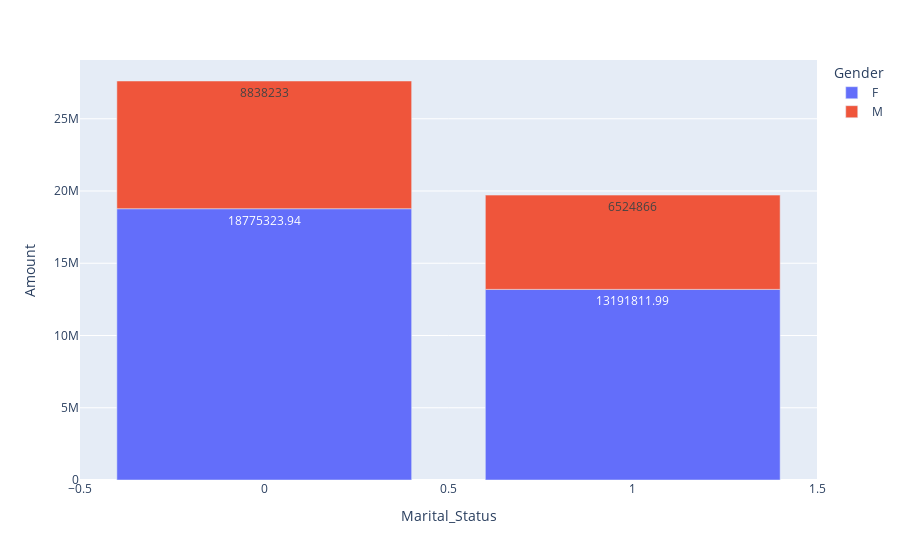

Notebook cell for this chart:
### Code cell
aq = pd.DataFrame(df.groupby(["Marital_Status","Gender"], as_index=False)["Amount"].sum())
px.bar(data_frame=aq, x= "Marital_Status", y = "Amount", color="Gender", labels={"0":"Single", "1":"Married"}, text="Amount")

### Figure 1 — Plotly figure (JSON) as saved in the notebook; plotly's stock layout.template omitted (floating-point values rounded to 4 significant figures)
{"data": [{"alignmentgroup": "True", "hovertemplate": "Gender=F<br>Marital_Status=%{x}<br>Amount=%{text}<extra></extra>", "legendgroup": "F", "marker": {"color": "#636efa", "pattern": {"shape": ""}}, "name": "F", "offsetgroup": "F", "orientation": "v", "showlegend": true, "text": [18780000.0, 13190000.0], "textposition": "auto", "type": "bar", "x": [0, 1], "xaxis": "x", "y": [18780000.0, 13190000.0], "yaxis": "y"}, {"alignmentgroup": "True", "hovertemplate": "Gender=M<br>Marital_Status=%{x}<br>Amount=%{text}<extra></extra>", "legendgroup": "M", "marker": {"color": "#EF553B", "pattern": {"shape": ""}}, "name": "M", "offsetgroup": "M", "orientation": "v", "showlegend": true, "text": [8838233, 6524866], "textposition": "auto", "type": "bar", "x": [0, 1], "xaxis": "x", "y": [8838233, 6524866], "yaxis": "y"}], "layout": {"barmode": "relative", "legend": {"title": {"text": "Gender"}, "tracegroupgap": 0}, "margin": {"t": 60}, "xaxis": {"anchor": "y", "domain": [0, 1], "title": {"text": "Marital_Status"}}, "yaxis": {"anchor": "x", "domain": [0, 1], "title": {"text": "Amount"}}}}
